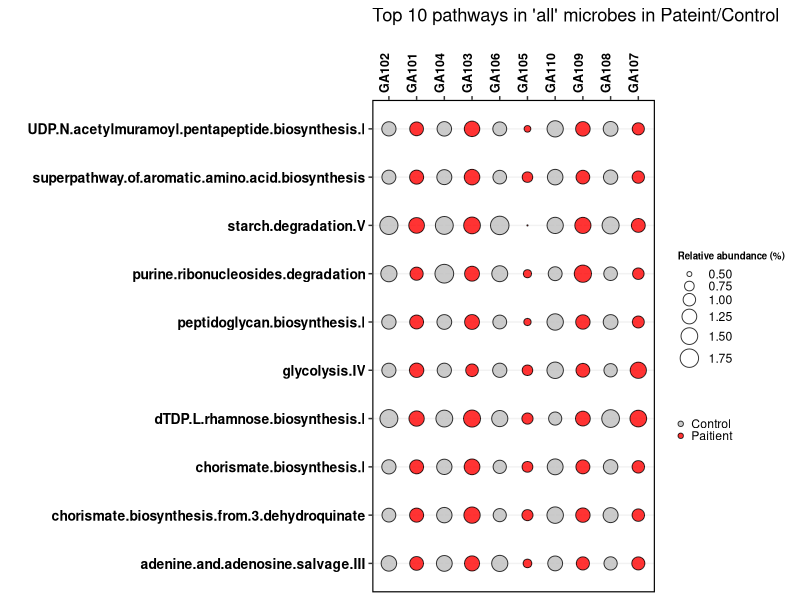
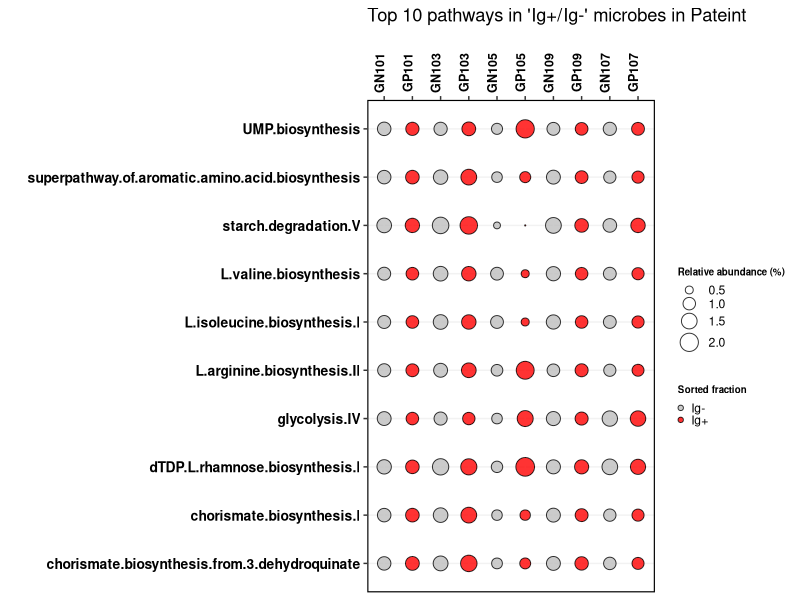
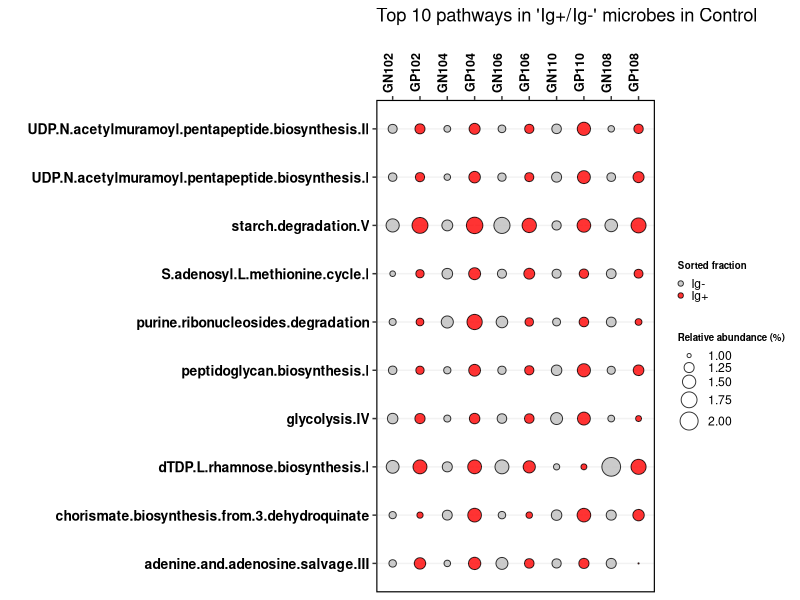
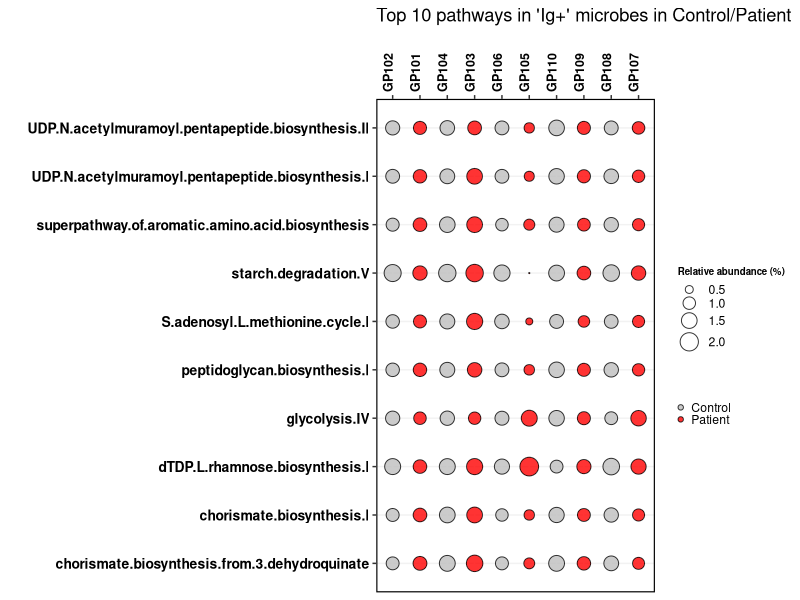

The R source for these figures, in order:
## ---- chunk 1
knitr::opts_chunk$set(echo = TRUE)
## ---- chunk 2
library('ggplot2')
library('tidyr')
library('tidyverse')
#setwd("/Users/tiwari/Desktop/Project/gmhscripts/tasks/BSUP-733/plots/")
## ---- chunk 3
paA_rel=read.csv("../inputs/pathways_analysis/paA_patient_control-rel.csv",header = TRUE)
colnames(paA_rel)[1]<-"samples"
paA_rel_sort=paA_rel[order(paA_rel$pair,paA_rel$cfs),]
paA_rel_sort=subset(paA_rel_sort, select=-c(Others,Cell.number,gender,recruitment.zone,cell.population))
paA_rel_sort$samples <- factor(paA_rel_sort$samples, levels = paA_rel_sort$samples)
paA=paA_rel_sort %>% 
  gather(key = "pair",value = "pair_value",pair) %>%
  gather(key="cfs",value="cfs_value",cfs) %>%
  gather(key = "pathways", value = "abundance",colnames(paA_rel_sort)[4]:colnames(paA_rel_sort)[ncol(paA_rel_sort)],factor_key = TRUE)
paA$cfs_value=paA$cfs_value %>%str_replace_all("N", "Control") %>%str_replace_all("Y","Paitient")
paA_mod=paA%>%separate(pathways, into=c(NA, "pathways",NA), sep="\\.\\.")
paA_mod$abundance=round(paA_mod$abundance*100,2)
## ---- chunk 4
ggplot(paA_mod, aes(y=pathways, x=samples))+
  geom_point(aes(size=abundance,fill=cfs_value),alpha=0.8,shape=21)+
  scale_fill_manual(values = c('grey','red'),labels=waiver())+
  labs(x="", y="",size="Relative abundance (%)",color="",fill="")+
  #guides(fill = "none",color="none")+
  ggtitle("Top 10 pathways in 'all' microbes in Pateint/Control")+
  scale_size(limits = NULL, range = c(.1,6), breaks = waiver()) +
  theme(legend.key = element_blank(),
        legend.key.size = unit(0.001, 'cm'),
        axis.text.x =element_text(colour = "black", size = 9, face = "bold", angle = 90, vjust = 0.3, hjust = 1),
        axis.text.y = element_text(colour = "black", face = "bold", size = 10),
        legend.title = element_text(size = 7, face = "bold"),
        panel.background = element_blank(), panel.border = element_rect(colour = "black", fill = NA, size = 0.8),
        panel.grid.major.y = element_line(colour = "grey95"),
      ) +
  scale_x_discrete(position = "top")
## ---- chunk 5
paPNp_rel=read.csv("../inputs/pathways_analysis/top10paPN_patient-rel.csv",header = TRUE)
colnames(paPNp_rel)[1]<-"samples"
paPNp_rel_sort=paPNp_rel[order(paPNp_rel$pair,paPNp_rel$cell.population),]
paPNp_rel_sort=subset(paPNp_rel_sort, select=-c(Others,Cell.number,gender,recruitment.zone,cfs))
paPNp_rel_sort$samples <- factor(paPNp_rel_sort$samples, levels = paPNp_rel_sort$samples)
paPNp=paPNp_rel_sort %>% 
  gather(key = "pair",value = "pair_value",pair) %>%
  gather(key="cellpop",value="cellpop_value",cell.population) %>%
  gather(key = "pathways", value = "abundance",colnames(paPNp_rel_sort)[4]:colnames(paPNp_rel_sort)[ncol(paPNp_rel_sort)],factor_key = TRUE)
paPNp$cellpop_value=paPNp$cellpop_value %>%str_replace_all("N", "Ig-") %>%str_replace_all("P","Ig+")
paPNp_mod=paPNp%>%separate(pathways, into=c(NA, "pathways",NA), sep="\\.\\.")
paPNp_mod$abundance=round(paPNp_mod$abundance*100,2)
## ---- chunk 6
ggplot(paPNp_mod, aes(y=pathways, x=samples))+
  geom_point(aes(size=abundance,fill=cellpop_value),alpha=0.8,shape=21)+
  scale_fill_manual(values = c('grey','red'),labels=waiver())+
  labs(x="", y="",size="Relative abundance (%)",color="",fill="Sorted fraction")+
  #guides(fill = "none",color="none")+
  ggtitle("Top 10 pathways in 'Ig+/Ig-' microbes in Pateint")+
  scale_size(limits = NULL, range = c(.1,6), breaks = waiver()) +
  theme(legend.key = element_blank(),
        legend.key.size = unit(0.001, 'cm'),
        axis.text.x =element_text(colour = "black", size = 9, face = "bold", angle = 90, vjust = 0.3, hjust = 1),
        axis.text.y = element_text(colour = "black", face = "bold", size = 10),
        legend.title = element_text(size = 7, face = "bold"),
        panel.background = element_blank(), panel.border = element_rect(colour = "black", fill = NA, size = 0.8),
        panel.grid.major.y = element_line(colour = "grey95"),
      ) +
  scale_x_discrete(position = "top")
## ---- chunk 7
paPNc_rel=read.csv("../inputs/pathways_analysis/top10paPN_control-rel.csv",header = TRUE)
colnames(paPNc_rel)[1]<-"samples"
paPNc_rel_sort=paPNc_rel[order(paPNc_rel$pair,paPNc_rel$cell.population),]
paPNc_rel_sort=subset(paPNc_rel_sort, select=-c(Others,Cell.number,gender,recruitment.zone,cfs))
paPNc_rel_sort$samples <- factor(paPNc_rel_sort$samples, levels = paPNc_rel_sort$samples)
paPNc=paPNc_rel_sort %>% 
  gather(key = "pair",value = "pair_value",pair) %>%
  gather(key="cellpop",value="cellpop_value",cell.population) %>%
  gather(key = "pathways", value = "abundance",colnames(paPNc_rel_sort)[4]:colnames(paPNc_rel_sort)[ncol(paPNc_rel_sort)],factor_key = TRUE)
paPNc$cellpop_value=paPNc$cellpop_value %>%str_replace_all("N", "Ig-") %>%str_replace_all("P","Ig+")
paPNc_mod=paPNc%>%separate(pathways, into=c(NA, "pathways",NA), sep="\\.\\.")
paPNc_mod$abundance=round(paPNc_mod$abundance*100,2)
## ---- chunk 8
ggplot(paPNc_mod, aes(y=pathways, x=samples))+
  geom_point(aes(size=abundance,fill=cellpop_value),alpha=0.8,shape=21)+
  scale_fill_manual(values = c('grey','red'),labels=waiver())+
  labs(x="", y="",size="Relative abundance (%)",color="",fill="Sorted fraction")+
  #guides(fill = "none",color="none")+
  ggtitle("Top 10 pathways in 'Ig+/Ig-' microbes in Control")+
  scale_size(limits = NULL, range = c(.1,6), breaks = waiver()) +
  theme(legend.key = element_blank(),
        legend.key.size = unit(0.001, 'cm'),
        axis.text.x =element_text(colour = "black", size = 9, face = "bold", angle = 90, vjust = 0.3, hjust = 1),
        axis.text.y = element_text(colour = "black", face = "bold", size = 10),
        legend.title = element_text(size = 7, face = "bold"),
        panel.background = element_blank(), panel.border = element_rect(colour = "black", fill = NA, size = 0.8),
        panel.grid.major.y = element_line(colour = "grey95"),
      ) +
  scale_x_discrete(position = "top")
## ---- chunk 9
paP_pateint_control_rel=read.csv("../inputs/pathways_analysis/top10pa_P_patient_control-rel.csv",header = TRUE)
colnames(paP_pateint_control_rel)[1]<-"samples"
paP_pateint_control_rel_sort=paP_pateint_control_rel[order(paP_pateint_control_rel$pair,paP_pateint_control_rel$cfs),]
paP_pateint_control_rel_sort=subset(paP_pateint_control_rel_sort, select=-c(Others,Cell.number,gender,recruitment.zone,cell.population))
paP_pateint_control_rel_sort$samples <- factor(paP_pateint_control_rel_sort$samples, levels = paP_pateint_control_rel_sort$samples)
paP_pateint_control=paP_pateint_control_rel_sort %>% 
  gather(key = "pair",value = "pair_value",pair) %>%
  gather(key="cfs",value="cfs_value",cfs) %>%
  gather(key = "pathways", value = "abundance",colnames(paP_pateint_control_rel_sort)[4]:colnames(paP_pateint_control_rel_sort)[ncol(paP_pateint_control_rel_sort)],factor_key = TRUE)
paP_pateint_control$cfs_value=paP_pateint_control$cfs_value %>%str_replace_all("Y", "Patient") %>%str_replace_all("N","Control")
paP_pateint_control_mod=paP_pateint_control%>%separate(pathways, into=c(NA, "pathways",NA), sep="\\.\\.")
paP_pateint_control_mod$abundance=round(paP_pateint_control_mod$abundance*100,2)
## ---- chunk 10
ggplot(paP_pateint_control_mod, aes(y=pathways, x=samples))+
  geom_point(aes(size=abundance,fill=cfs_value),alpha=0.8,shape=21)+
  scale_fill_manual(values = c('grey','red'),labels=waiver())+
  labs(x="", y="",size="Relative abundance (%)",color="",fill="")+
  #guides(fill = "none",color="none")+
  ggtitle("Top 10 pathways in 'Ig+' microbes in Control/Patient")+
  scale_size(limits = NULL, range = c(.1,6), breaks = waiver()) +
  theme(legend.key = element_blank(),
        legend.key.size = unit(0.001, 'cm'),
        axis.text.x =element_text(colour = "black", size = 9, face = "bold", angle = 90, vjust = 0.3, hjust = 1),
        axis.text.y = element_text(colour = "black", face = "bold", size = 10),
        legend.title = element_text(size = 7, face = "bold"),
        panel.background = element_blank(), panel.border = element_rect(colour = "black", fill = NA, size = 0.8),
        panel.grid.major.y = element_line(colour = "grey95"),
      ) +
  scale_x_discrete(position = "top")
